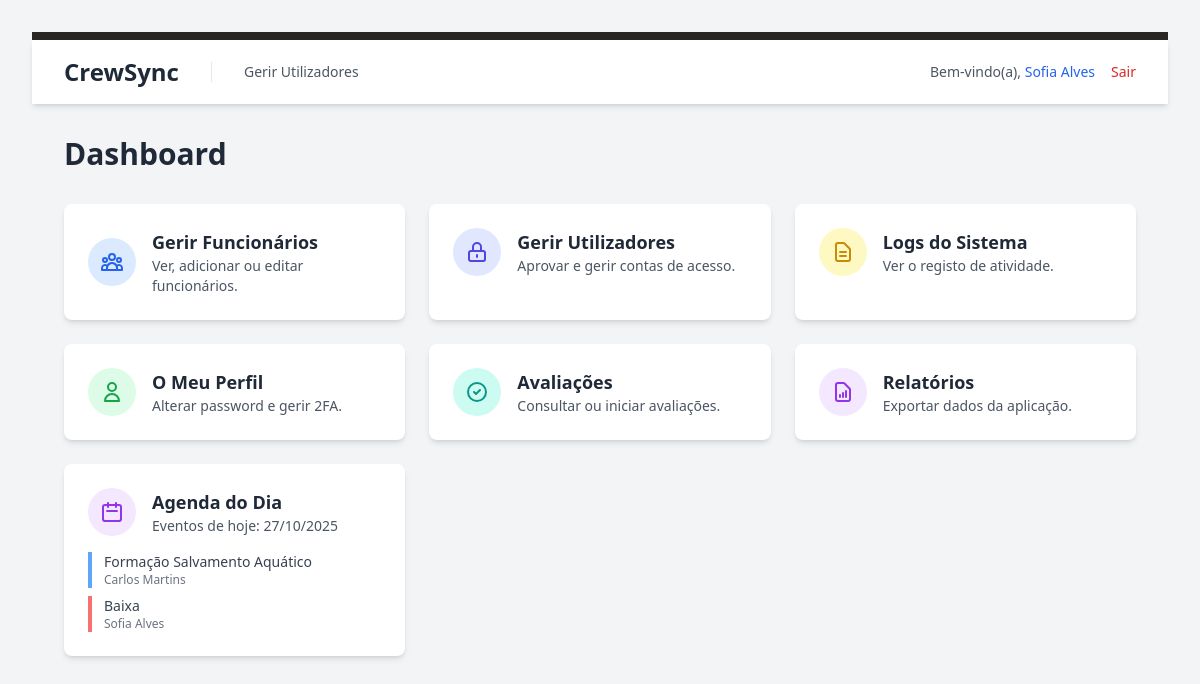
/public/index.php (signed in), run on the app's committed database.
### tables this page shows
CREATE TABLE `agendamentos` (
  `id` int(10) UNSIGNED NOT NULL,
  `funcionario_id` int(10) UNSIGNED NOT NULL COMMENT 'A quem pertence o evento',
  `titulo` varchar(150) NOT NULL COMMENT 'Ex: Folga, Consulta Médica, Formação X',
  `descricao` text DEFAULT NULL COMMENT 'Detalhes adicionais (opcional)',
  `data_inicio` datetime NOT NULL COMMENT 'Data e hora de início',
  `data_fim` datetime DEFAULT NULL COMMENT 'Data e hora de fim (opcional, pode ser igual a data_inicio)',
  `tipo_evento` varchar(50) NOT NULL DEFAULT 'Geral' COMMENT 'Ex: Folga, Férias, Médico, Formação, Reunião',
  `created_by_user_id` int(10) UNSIGNED DEFAULT NULL COMMENT 'Quem registou o evento',
  `created_at` timestamp NOT NULL DEFAULT current_timestamp()
);

CREATE TABLE `funcionarios` (
  `id` int(10) UNSIGNED NOT NULL,
  `numero_funcionario` varchar(20) DEFAULT NULL,
  `nome_completo` varchar(255) NOT NULL,
  `email_corporativo` varchar(255) DEFAULT NULL,
  `cargo` varchar(100) NOT NULL,
  `departamento` varchar(100) NOT NULL,
  `sector_piscina` int(10) UNSIGNED DEFAULT NULL COMMENT 'Número do sector específico para quem trabalha nas Piscinas',
  `foto_path` varchar(255) DEFAULT NULL,
  `nfc_card_id` varchar(50) DEFAULT NULL,
  `data_contratacao` date NOT NULL,
  `ativo` tinyint(1) NOT NULL DEFAULT 1,
  `created_at` timestamp NOT NULL DEFAULT current_timestamp(),
  `updated_at` timestamp NOT NULL DEFAULT current_timestamp() ON UPDATE current_timestamp()
);

### src/auth_guard.php (called while the page is built, shortened)
<?php
$utilizador_logado = [
    'id' => $_SESSION['user_id'],
    'email' => $_SESSION['user_email'],
    'role_id' => $_SESSION['user_role_id'],
    'funcionario_id' => $_SESSION['user_funcionario_id'],
    'nome' => $_SESSION['user_name'] ?? null
];
?>

### public/index.php (the view, shortened to what this page needs)
<?php
require_once '../src/auth_guard.php';
require_once '../config/db.php';
$agenda_hoje = [];
try {
    $hoje_inicio = date('Y-m-d 00:00:00');
    $hoje_fim = date('Y-m-d 23:59:59');
    $stmt_agenda = $pdo->prepare("
        SELECT a.titulo, a.tipo_evento, f.nome_completo as funcionario_nome
        FROM agendamentos a
        JOIN funcionarios f ON a.funcionario_id = f.id
        WHERE (a.data_inicio BETWEEN :inicio AND :fim)
           OR (a.data_fim BETWEEN :inicio AND :fim)
           OR (a.data_inicio < :inicio AND a.data_fim > :fim) -- Eventos que abrangem o dia todo
        ORDER BY a.data_inicio ASC
    ");
    $stmt_agenda->bindParam(':inicio', $hoje_inicio);
    $stmt_agenda->bindParam(':fim', $hoje_fim);
    $stmt_agenda->execute();
    $agenda_hoje = $stmt_agenda->fetchAll(PDO::FETCH_ASSOC);
} catch (PDOException $e) {
    error_log("Erro ao buscar dados para o dashboard: " . $e->getMessage());
    $error_message = "Ocorreu um erro ao carregar os dados do dashboard.";
}
?>
<!DOCTYPE html>
<html lang="pt-PT" class="bg-gray-100">
<head>
    <link href="<?= BASE_URL ?>/public/css/style.css" rel="stylesheet">
</head>
<body class="p-8">
    <?php include_once '../src/templates/header.php'; ?>
    <main class="p-8">
        <div class="max-w-7xl mx-auto">
            <h1 class="text-3xl font-bold text-gray-800 mb-8">Dashboard</h1>
            <div class="grid grid-cols-1 sm:grid-cols-2 lg:grid-cols-3 xl:grid-cols-4 gap-6">
                <?php
                $role_id = (int)($utilizador_logado['role_id'] ?? 0);
                if ($role_id === ROLE_ADMIN || $role_id === ROLE_RH || $role_id === ROLE_MANAGER || $role_id === ROLE_SUPERVISOR):
                ?>
                    <a href="listar_funcionarios.php" class="block bg-white p-6 rounded-lg shadow-md hover:shadow-xl hover:-translate-y-1 transition-all duration-300">
                        <div class="flex items-center gap-4">
                            <div class="bg-blue-100 text-blue-600 p-3 rounded-full">
                            </div>
                            <div>
                                <h2 class="font-semibold text-lg text-gray-800">Gerir Funcionários</h2>
                                <p class="text-sm text-gray-600">Ver, adicionar ou editar funcionários.</p>
                            </div>
                        </div>
                    </a>
                <?php
                endif; ?>
                <?php if ((int)($utilizador_logado['role_id'] ?? 0) === ROLE_ADMIN): ?>
                <a href="gerir_utilizadores.php" class="block bg-white p-6 rounded-lg shadow-md hover:shadow-xl hover:-translate-y-1 transition-all duration-300">
                    <div class="flex items-center gap-4">
                        <div class="bg-indigo-100 text-indigo-600 p-3 rounded-full">
                            <svg xmlns="http://www.w3.org/2000/svg" class="h-6 w-6" fill="none" viewBox="0 0 24 24" stroke="currentColor"><path stroke-linecap="round" stroke-linejoin="round" stroke-width="2" d="M12 15v2m-6 4h12a2 2 0 002-2v-6a2 2 0 00-2-2H6a2 2 0 00-2 2v6a2 2 0 002 2zm10-10V7a4 4 0 00-8 0v4h8z" /></svg>
                        </div>
                        <div>
                            <h2 class="font-semibold text-lg text-gray-800">Gerir Utilizadores</h2>
                            <p class="text-sm text-gray-600">Aprovar e gerir contas de acesso.</p>
                        </div>
                    </div>
                </a>
                <?php endif; ?>
                <?php if ((int)($utilizador_logado['role_id'] ?? 0) === ROLE_ADMIN): ?>
                <a href="ver_logs.php" class="block bg-white p-6 rounded-lg shadow-md hover:shadow-xl hover:-translate-y-1 transition-all duration-300">
                    <div class="flex items-center gap-4">
                        <div class="bg-yellow-100 text-yellow-600 p-3 rounded-full">
                            <svg xmlns="http://www.w3.org/2000/svg" class="h-6 w-6" fill="none" viewBox="0 0 24 24" stroke="currentColor" stroke-width="2">
                                <path stroke-linecap="round" stroke-linejoin="round" d="M9 12h6m-6 4h6m2 5H7a2 2 0 01-2-2V5a2 2 0 012-2h5.586a1 1 0 01.707.293l5.414 5.414a1 1 0 01.293.707V19a2 2 0 01-2 2z" />
                            </svg>
                        </div>
                        <div>
                            <h2 class="font-semibold text-lg text-gray-800">Logs do Sistema</h2>
                            <p class="text-sm text-gray-600">Ver o registo de atividade.</p>
                        </div>
                    </div>
                </a>
                <?php endif; ?>
                <a href="perfil.php" class="block bg-white p-6 rounded-lg shadow-md hover:shadow-xl hover:-translate-y-1 transition-all duration-300">
                    <div class="flex items-center gap-4">
                        <div class="bg-green-100 text-green-600 p-3 rounded-full">
                            <svg xmlns="http://www.w3.org/2000/svg" class="h-6 w-6" fill="none" viewBox="0 0 24 24" stroke="currentColor"><path stroke-linecap="round" stroke-linejoin="round" stroke-width="2" d="M16 7a4 4 0 11-8 0 4 4 0 018 0zM12 14a7 7 0 00-7 7h14a7 7 0 00-7-7z" /></svg>
                        </div>
                        <div>
                            <h2 class="font-semibold text-lg text-gray-800">O Meu Perfil</h2>
                            <p class="text-sm text-gray-600">Alterar password e gerir 2FA.</p>
                        </div>
                    </div>
                </a>
                <?php
                $pode_avaliar = (
                    (int)($utilizador_logado['role_id'] ?? 0) === ROLE_ADMIN ||
                    (int)($utilizador_logado['role_id'] ?? 0) === ROLE_RH ||
                    (int)($utilizador_logado['role_id'] ?? 0) === ROLE_MANAGER ||
                    (int)($utilizador_logado['role_id'] ?? 0) === ROLE_SUPERVISOR
                );
                if ($pode_avaliar):
                ?>
                <a href="iniciar_avaliacao.php" class="block bg-white p-6 rounded-lg shadow-md hover:shadow-xl hover:-translate-y-1 transition-all duration-300">
                    <div class="flex items-center gap-4">
                        <div class="bg-teal-100 text-teal-600 p-3 rounded-full">
                            <svg xmlns="http://www.w3.org/2000/svg" class="h-6 w-6" fill="none" viewBox="0 0 24 24" stroke="currentColor" stroke-width="2">
                                <path stroke-linecap="round" stroke-linejoin="round" d="M9 12l2 2 4-4m6 2a9 9 0 11-18 0 9 9 0 0118 0z" />
                            </svg>
                        </div>
                        <div>
                            <h2 class="font-semibold text-lg text-gray-800">Avaliações</h2>
                            <p class="text-sm text-gray-600">Consultar ou iniciar avaliações.</p>
                        </div>
                    </div>
                </a>
                <?php endif; ?>
                <?php
                $pode_ver_relatorios = (
                    (int)($utilizador_logado['role_id'] ?? 0) === ROLE_ADMIN ||
                    (int)($utilizador_logado['role_id'] ?? 0) === ROLE_RH ||
                    (int)($utilizador_logado['role_id'] ?? 0) === ROLE_MANAGER ||
                    (int)($utilizador_logado['role_id'] ?? 0) === ROLE_SUPERVISOR
                );
                if ($pode_ver_relatorios):
                ?>
                <a href="relatorios.php" class="block bg-white p-6 rounded-lg shadow-md hover:shadow-xl hover:-translate-y-1 transition-all duration-300">
                    <div class="flex items-center gap-4">
                        <div class="bg-purple-100 text-purple-600 p-3 rounded-full">
                            <svg xmlns="http://www.w3.org/2000/svg" class="h-6 w-6" fill="none" viewBox="0 0 24 24" stroke="currentColor" stroke-width="2">
                                <path stroke-linecap="round" stroke-linejoin="round" d="M9 17v-2m3 2v-4m3 4v-6m2 10H7a2 2 0 01-2-2V5a2 2 0 012-2h5.586a1 1 0 01.707.293l5.414 5.414a1 1 0 01.293.707V19a2 2 0 01-2 2z" />
                            </svg>
                        </div>
                        <div>
                            <h2 class="font-semibold text-lg text-gray-800">Relatórios</h2>
                            <p class="text-sm text-gray-600">Exportar dados da aplicação.</p>
                        </div>
                    </div>
                </a>
                <?php endif; ?>
                <a href="calendario.php" class="block bg-white p-6 rounded-lg shadow-md hover:shadow-xl hover:-translate-y-1 transition-all duration-300 col-span-1 sm:col-span-2 lg:col-span-1">
                <div class="flex items-center gap-4 mb-4">
                    <div class="bg-purple-100 text-purple-600 p-3 rounded-full">
                        <svg xmlns="http://www.w3.org/2000/svg" class="h-6 w-6" fill="none" viewBox="0 0 24 24" stroke="currentColor" stroke-width="2">
                        <path stroke-linecap="round" stroke-linejoin="round" d="M8 7V3m8 4V3m-9 8h10M5 21h14a2 2 0 002-2V7a2 2 0 00-2-2H5a2 2 0 00-2 2v12a2 2 0 002 2z" />
                        </svg>
                    </div>
                    <div>
                        <h2 class="font-semibold text-lg text-gray-800">Agenda do Dia</h2>
                        <p class="text-sm text-gray-600">Eventos de hoje: <?= date('d/m/Y') ?></p>
                    </div>
                </div>
                <div class="space-y-2 text-sm max-h-40 overflow-y-auto">
                    <?php if (empty($agenda_hoje)): ?>
                        <p class="text-gray-500 italic">Nenhum evento agendado para hoje.</p>
                    <?php else: ?>
                        <?php foreach ($agenda_hoje as $evento): ?>
                            <div class="border-l-4 pl-3 <?= $evento['tipo_evento'] === 'Folga' ? 'border-orange-400' : ($evento['tipo_evento'] === 'Médico' ? 'border-red-400' : 'border-blue-400') ?>">
                                <p class="font-medium text-gray-700"><?= htmlspecialchars($evento['titulo']) ?></p>
                                <p class="text-xs text-gray-500"><?= htmlspecialchars($evento['funcionario_nome']) ?></p>
                            </div>
                        <?php endforeach; ?>
                    <?php endif; ?>
                </div>
            </a>
            </div>
        </div>
    </main>
</body>
</html>

### data on the page
agendamentos: titulo "Formação Salvamento Aquático", funcionario.nome_completo "Carlos Martins"
agendamentos: titulo "Baixa", funcionario.nome_completo "Sofia Alves"

### other printed values
$_SESSION['user_name'] "Sofia Alves"
